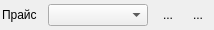
<?xml version="1.0" encoding="UTF-8"?>
<ui version="4.0">
 <class>PriceTypeWidget</class>
 <widget class="QWidget" name="PriceTypeWidget">
  <property name="geometry">
   <rect>
    <x>0</x>
    <y>0</y>
    <width>212</width>
    <height>30</height>
   </rect>
  </property>
  <property name="windowTitle">
   <string>Form</string>
  </property>
  <layout class="QHBoxLayout" name="horizontalLayout_2">
   <property name="margin">
    <number>2</number>
   </property>
   <item>
    <widget class="QLabel" name="label_7">
     <property name="minimumSize">
      <size>
       <width>40</width>
       <height>0</height>
      </size>
     </property>
     <property name="text">
      <string>Прайс</string>
     </property>
     <property name="alignment">
      <set>Qt::AlignLeading|Qt::AlignLeft|Qt::AlignVCenter</set>
     </property>
    </widget>
   </item>
   <item>
    <widget class="QComboBox" name="type">
     <property name="minimumSize">
      <size>
       <width>100</width>
       <height>0</height>
      </size>
     </property>
     <property name="maximumSize">
      <size>
       <width>120</width>
       <height>16777215</height>
      </size>
     </property>
    </widget>
   </item>
   <item>
    <widget class="QFrame" name="buttonFrame">
     <property name="frameShape">
      <enum>QFrame::NoFrame</enum>
     </property>
     <property name="frameShadow">
      <enum>QFrame::Raised</enum>
     </property>
     <layout class="QHBoxLayout" name="horizontalLayout">
      <property name="margin">
       <number>2</number>
      </property>
      <item>
       <widget class="QToolButton" name="addPriceType">
        <property name="text">
         <string>...</string>
        </property>
        <property name="icon">
         <iconset resource="../../resource.qrc">
          <normaloff>:/img/add-icon.png</normaloff>:/img/add-icon.png</iconset>
        </property>
        <property name="autoRaise">
         <bool>true</bool>
        </property>
       </widget>
      </item>
      <item>
       <widget class="QToolButton" name="delPriceType">
        <property name="text">
         <string>...</string>
        </property>
        <property name="icon">
         <iconset resource="../../resource.qrc">
          <normaloff>:/img/Button-Delete-icon.png</normaloff>:/img/Button-Delete-icon.png</iconset>
        </property>
        <property name="autoRaise">
         <bool>true</bool>
        </property>
       </widget>
      </item>
     </layout>
    </widget>
   </item>
  </layout>
 </widget>
 <resources>
  <include location="../../resource.qrc"/>
 </resources>
 <connections/>
</ui>
